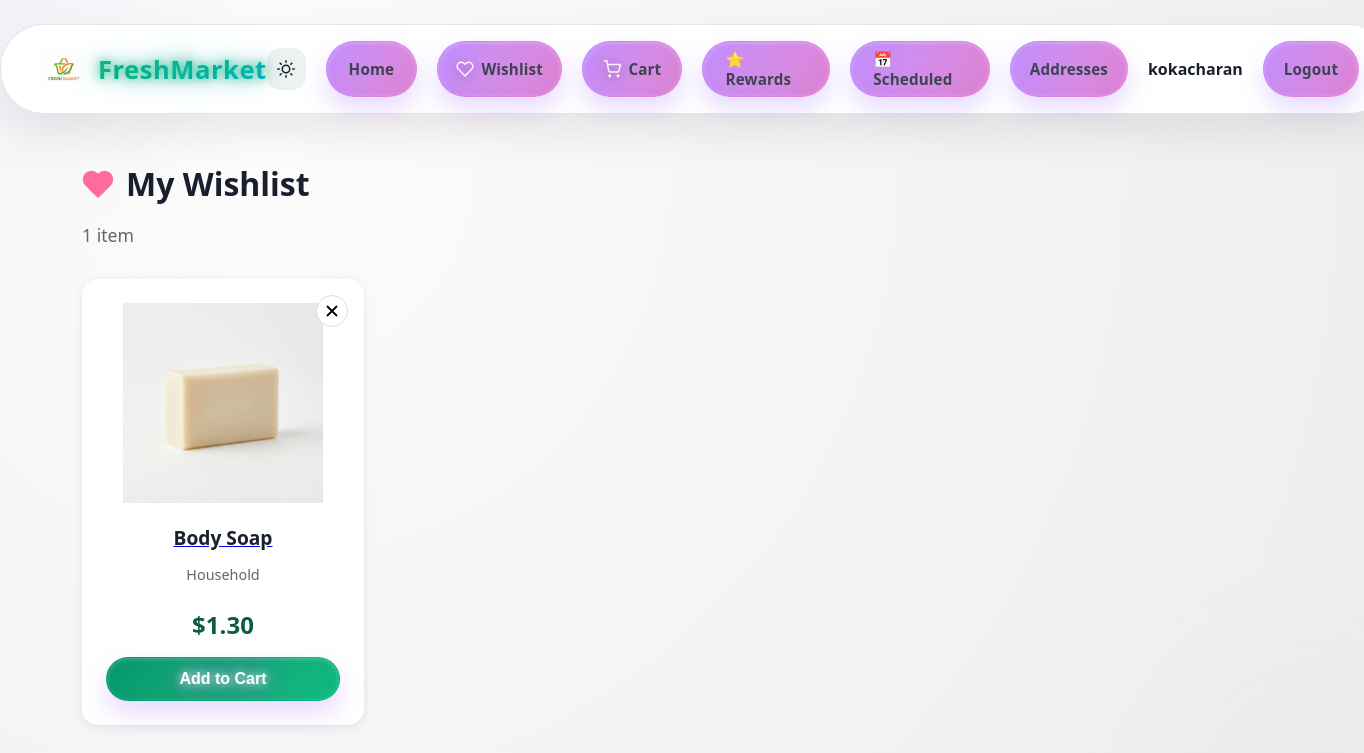
Page /wishlist (signed in) on the committed database.
### models.py (models this page shows)
class User(UserMixin, db.Model):
    id = db.Column(db.Integer, primary_key=True)
    username = db.Column(db.String(80), unique=True, nullable=False)
    email = db.Column(db.String(120), unique=True, nullable=True) # Nullable for migration, should be False for new users
    password_hash = db.Column(db.String(120), nullable=False)
    is_admin = db.Column(db.Boolean, default=False)
    reset_token = db.Column(db.String(100), nullable=True)
    reset_token_expiration = db.Column(db.DateTime, nullable=True)
    loyalty_points = db.Column(db.Integer, default=0)  # Loyalty rewards points
    cart_items = db.relationship('CartItem', backref='user', lazy=True)
    orders = db.relationship('Order', backref='user', lazy=True)
    addresses = db.relationship('Address', backref='user', lazy=True, cascade='all, delete-orphan')
    wishlist_items = db.relationship('Wishlist', backref='user', lazy=True, cascade='all, delete-orphan')
    loyalty_transactions = db.relationship('LoyaltyTransaction', backref='user', lazy=True, cascade='all, delete-orphan')
    scheduled_orders = db.relationship('ScheduledOrder', backref='user', lazy=True, cascade='all, delete-orphan')

class Wishlist(db.Model):
    id = db.Column(db.Integer, primary_key=True)
    user_id = db.Column(db.Integer, db.ForeignKey('user.id'), nullable=False)
    product_id = db.Column(db.Integer, db.ForeignKey('product.id'), nullable=False)
    created_at = db.Column(db.DateTime, default=datetime.utcnow)
    __table_args__ = (db.UniqueConstraint('user_id', 'product_id', name='_user_product_wishlist_uc'),)

class Product(db.Model):
    id = db.Column(db.Integer, primary_key=True)
    name = db.Column(db.String(100), nullable=False)
    category = db.Column(db.String(50), nullable=False)
    price = db.Column(db.Float, nullable=False)
    stock = db.Column(db.Integer, default=0)
    image_url = db.Column(db.String(200)) # Placeholder for image path
    description = db.Column(db.String(500), nullable=True)  # Short description
    detailed_description = db.Column(db.Text, nullable=True)  # Long description
    average_rating = db.Column(db.Float, default=0.0)
    review_count = db.Column(db.Integer, default=0)
    reviews = db.relationship('Review', backref='product', lazy=True, cascade='all, delete-orphan')
    wishlist_items = db.relationship('Wishlist', backref='product', lazy=True, cascade='all, delete-orphan')

### routes.py (the view)
@main.route('/wishlist')
@login_required
def wishlist():
    wishlist_items = Wishlist.query.filter_by(user_id=current_user.id).order_by(Wishlist.created_at.desc()).all()
    return render_template('wishlist.html', wishlist_items=wishlist_items)

### routes.py (called while the page is built)
@login_manager.user_loader
def load_user(user_id):
    return User.query.get(int(user_id))

@main.context_processor
def inject_cart_total():
    if current_user.is_authenticated:
        cart_items = CartItem.query.filter_by(user_id=current_user.id).all()
        total_price = sum(item.product.price * item.quantity for item in cart_items)
        total_items = sum(item.quantity for item in cart_items)
        return {'cart_total': total_price, 'cart_count': total_items}
    return {'cart_total': 0, 'cart_count': 0}

### templates/wishlist.html (shortened to what this page needs)
{% extends "base.html" %}
{% block content %}
<div class="wishlist-container">
    <div class="page-header">
        <h1>
            My Wishlist
        </h1>
        <p class="wishlist-count">{{ wishlist_items|length }} item{{ 's' if wishlist_items|length != 1 else '' }}</p>
    </div>
    {% if wishlist_items %}
    <div class="wishlist-grid">
        {% for item in wishlist_items %}
        <div class="wishlist-card" data-product-id="{{ item.product.id }}">
            <button class="remove-wishlist-btn" data-product-id="{{ item.product.id }}"
                aria-label="Remove from wishlist">
                <svg width="20" height="20" viewBox="0 0 20 20">
                    <path d="M15 5L5 15M5 5l10 10" stroke="currentColor" stroke-width="2" stroke-linecap="round" />
                </svg>
            </button>
            <a href="{{ url_for('main.product_detail', product_id=item.product.id) }}" class="wishlist-product-link">
                {% if item.product.image_url %}
                <img src="{{ url_for('static', filename=item.product.image_url) }}" alt="{{ item.product.name }}"
                    class="wishlist-product-image">
                {% endif %}
            </a>
            <div class="wishlist-product-info">
                <a href="{{ url_for('main.product_detail', product_id=item.product.id) }}">
                    <h3 class="wishlist-product-title">{{ item.product.name }}</h3>
                </a>
                <p class="wishlist-category">{{ item.product.category }}</p>
                <p class="wishlist-price">${{ "%.2f"|format(item.product.price) }}</p>
                <button class="btn btn-primary add-to-cart-from-wishlist" data-product-id="{{ item.product.id }}">
                    Add to Cart
                </button>
            </div>
        </div>
        {% endfor %}
    </div>
    {% endif %}
</div>
{% endblock %}

### templates/base.html (shortened to what this page needs)
<!DOCTYPE html>
<html lang="en">
<head>
    <link rel="stylesheet" href="{{ url_for('static', filename='style.css') }}">
    <link rel="stylesheet" href="{{ url_for('static', filename='new_features.css') }}">
    <link rel="stylesheet" href="{{ url_for('static', filename='accessibility.css') }}">
    <link rel="stylesheet" href="{{ url_for('static', filename='animations.css') }}">
    <link rel="stylesheet" href="{{ url_for('static', filename='enhanced_animations.css') }}">
    <link rel="stylesheet" href="{{ url_for('static', filename='scroll_animations.css') }}">
    <link rel="stylesheet" href="{{ url_for('static', filename='login_decorations.css') }}">
</head>
<body class="{% block body_class %}{% endblock %}">
    <nav class="top-nav">
        <div class="logo">
            <img src="{{ url_for('static', filename='logo.png') }}" alt="FreshMarket Logo">
            <span>FreshMarket</span>
        </div>
        <div class="links">
            <button id="theme-toggle" class="theme-toggle ripple-parent" type="button" aria-label="Toggle theme"
                aria-pressed="false">
            </button>
            <a href="{{ url_for('main.index') }}" class="nav-link">Home</a>
            {% if current_user.is_authenticated %}
            <a href="{{ url_for('main.wishlist') }}" class="nav-link nav-link-icon">
                <svg width="18" height="18" viewBox="0 0 24 24" fill="none" aria-hidden="true">
                    <path
                        d="M20.84 4.61a5.5 5.5 0 0 0-7.78 0L12 5.67l-1.06-1.06a5.5 5.5 0 0 0-7.78 7.78l1.06 1.06L12 21.23l7.78-7.78 1.06-1.06a5.5 5.5 0 0 0 0-7.78z"
                        stroke="currentColor" stroke-width="2" stroke-linecap="round" stroke-linejoin="round" />
                </svg>
                Wishlist
            </a>
            <a href="{{ url_for('main.cart') }}" class="nav-link nav-link-icon">
                Cart
            </a>
            <a href="{{ url_for('main.loyalty') }}" class="nav-link nav-link-icon">
                ⭐ Rewards
            </a>
            <a href="{{ url_for('main.scheduled_orders') }}" class="nav-link nav-link-icon">
                📅 Scheduled
            </a>
            <a href="{{ url_for('main.addresses') }}" class="nav-link">Addresses</a>
            <span class="nav-user">{{ current_user.username }}</span>
            <a href="{{ url_for('main.logout') }}" class="nav-link">Logout</a>
            {% else %}
            <a href="{{ url_for('main.login') }}" class="nav-link">Login</a>
            <a href="{{ url_for('main.register') }}" class="nav-link">Register</a>
            {% endif %}
        </div>
    </nav>
    <div class="container">
        {% block content %}{% endblock %}
    </div>
</body>
</html>

### static/new_features.css (style rules this page uses)
.wishlist-container { max-width: 1200px; margin: 0 auto; }
.page-header { margin-bottom: 2rem; }
.page-header h1 { margin: 0 0 0.5rem 0; display: flex; align-items: center; }
.wishlist-count { color: #666; font-size: 1.1rem; }
.wishlist-grid { display: grid; grid-template-columns: repeat(auto-fill, minmax(280px, 1fr)); gap: 1.5rem; }
.wishlist-card { background: white; border-radius: 16px; padding: 1.5rem; box-shadow: 0 2px 8px rgba(0, 0, 0, 0.08); position: relative; transition: all 0.3s ease; }
.remove-wishlist-btn { position: absolute; top: 1rem; right: 1rem; background: white; border: 1px solid #ddd; border-radius: 50%; width: 32px; height: 32px; display: flex; align-items: center; justify-content: center; cursor: pointer; transition: all 0.3s ease; z-index: 5; }
.wishlist-product-link { text-decoration: none; color: inherit; }
.wishlist-product-image { width: 100%; height: 200px; object-fit: contain; margin-bottom: 1rem; }
.wishlist-product-info { text-align: center; }
.wishlist-product-title { font-size: 1.2rem; margin: 0 0 0.5rem 0; color: #1a1a1a; }
.wishlist-category { color: #666; font-size: 0.9rem; margin-bottom: 0.75rem; }
.wishlist-price { font-size: 1.5rem; font-weight: 700; color: #0d5c3e; margin-bottom: 1rem; }
.add-to-cart-from-wishlist { width: 100%; }

### static/accessibility.css (style rules this page uses)
nav.top-nav { background: var(--surface-dark); color: var(--text-inverse); }
body[data-theme="light"] nav.top-nav { background: rgba(255, 255, 255, 0.95); color: var(--text-primary); border: 1px solid var(--border-light); box-shadow: var(--shadow-soft); }
body[data-theme="light"] .nav-link { color: var(--text-secondary); }
body[data-theme="light"] .nav-user { color: var(--text-primary); }
body[data-theme="light"] .btn { background: linear-gradient(135deg, var(--accent-secondary-dark), var(--accent-secondary)); color: #ffffff; }
body[data-theme="light"] h2, body[data-theme="light"] h3, body[data-theme="light"] h4 { color: var(--text-primary); }
.btn, .filter-chip, .nav-link, .add-to-cart-btn, .plus-btn, .search-button { min-height: 44px; min-width: 44px; display: inline-flex; align-items: center; justify-content: center; }

### static/enhanced_animations.css (style rules this page uses)
.nav-link { transition: all 0.3s cubic-bezier(0.4, 0, 0.2, 1); }
.btn, .add-to-cart-btn { transition: all 0.3s cubic-bezier(0.4, 0, 0.2, 1); }
html { scroll-behavior: smooth; }

### static/scroll_animations.css (style rules this page uses)
html { scroll-behavior: smooth; }
.top-nav { position: sticky; top: 0; z-index: 1000; transition: all 0.3s ease-in-out; }

### rows in the picture
User: username "kokacharan"
Wishlist: image_url (picture), product.name "Body Soap", product.category "Household"
Product: product.price "1.30"

### other values in the picture
{{ wishlist_items|length }} "1"
